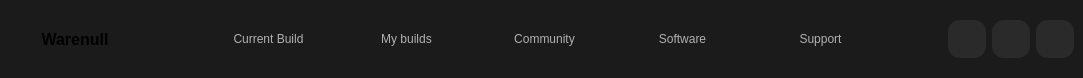
         <widget class="QWidget" name="NavBar" native="true">
          <property name="minimumSize">
           <size>
            <width>0</width>
            <height>70</height>
           </size>
          </property>
          <property name="maximumSize">
           <size>
            <width>16777215</width>
            <height>78</height>
           </size>
          </property>
          <property name="styleSheet">
           <string notr="true">background-color: rgba(27, 27, 27, 1);
border-radius: 21px;</string>
          </property>
          <layout class="QHBoxLayout" name="horizontalLayout_3">
           <property name="spacing">
            <number>9</number>
           </property>
           <property name="leftMargin">
            <number>0</number>
           </property>
           <property name="topMargin">
            <number>0</number>
           </property>
           <property name="rightMargin">
            <number>0</number>
           </property>
           <property name="bottomMargin">
            <number>0</number>
           </property>
           <item>
            <widget class="QLabel" name="label">
             <property name="sizePolicy">
              <sizepolicy hsizetype="Minimum" vsizetype="Preferred">
               <horstretch>0</horstretch>
               <verstretch>0</verstretch>
              </sizepolicy>
             </property>
             <property name="minimumSize">
              <size>
               <width>150</width>
               <height>0</height>
              </size>
             </property>
             <property name="font">
              <font>
               <pointsize>12</pointsize>
               <bold>true</bold>
              </font>
             </property>
             <property name="text">
              <string>Warenull</string>
             </property>
             <property name="alignment">
              <set>Qt::AlignmentFlag::AlignCenter</set>
             </property>
            </widget>
           </item>
           <item>
            <spacer name="horizontalSpacer">
             <property name="orientation">
              <enum>Qt::Orientation::Horizontal</enum>
             </property>
             <property name="sizeHint" stdset="0">
              <size>
               <width>40</width>
               <height>20</height>
              </size>
             </property>
            </spacer>
           </item>
           <item>
            <widget class="QWidget" name="NavButtons" native="true">
             <property name="styleSheet">
              <string notr="true">QPushButton
{
	border-radius: 12px;
	color: rgba(240, 240, 240, 0.7);
}

QPushButton:hover
{
   background-color: rgb(82,82,82);
}
</string>
             </property>
             <layout class="QHBoxLayout" name="horizontalLayout">
              <property name="spacing">
               <number>17</number>
              </property>
              <item>
               <widget class="QPushButton" name="curBuild">
                <property name="sizePolicy">
                 <sizepolicy hsizetype="Minimum" vsizetype="Maximum">
                  <horstretch>0</horstretch>
                  <verstretch>0</verstretch>
                 </sizepolicy>
                </property>
                <property name="minimumSize">
                 <size>
                  <width>121</width>
                  <height>54</height>
                 </size>
                </property>
                <property name="font">
                 <font>
                  <family>Segoe UI</family>
                  <pointsize>9</pointsize>
                  <bold>false</bold>
                 </font>
                </property>
                <property name="styleSheet">
                 <string notr="true">QPushButton:hover
{
   background-color: rgb(82,82,82);
}
 </string>
                </property>
                <property name="text">
                 <string>Current Build</string>
                </property>
                <property name="checkable">
                 <bool>true</bool>
                </property>
                <property name="checked">
                 <bool>true</bool>
                </property>
                <property name="default">
                 <bool>false</bool>
                </property>
                <property name="flat">
                 <bool>true</bool>
                </property>
               </widget>
              </item>
              <item>
               <widget class="QPushButton" name="myBuild">
                <property name="sizePolicy">
                 <sizepolicy hsizetype="Minimum" vsizetype="Maximum">
                  <horstretch>0</horstretch>
                  <verstretch>0</verstretch>
                 </sizepolicy>
                </property>
                <property name="minimumSize">
                 <size>
                  <width>121</width>
                  <height>54</height>
                 </size>
                </property>
                <property name="font">
                 <font>
                  <family>Segoe UI</family>
                  <pointsize>9</pointsize>
                  <bold>false</bold>
                 </font>
                </property>
                <property name="styleSheet">
                 <string notr="true">QPushButton:hover
{
   background-color: rgb(82,82,82);
}
</string>
                </property>
                <property name="text">
                 <string>My builds</string>
                </property>
                <property name="checkable">
                 <bool>true</bool>
                </property>
                <property name="flat">
                 <bool>true</bool>
                </property>
               </widget>
              </item>
              <item>
               <widget class="QPushButton" name="community">
                <property name="sizePolicy">
                 <sizepolicy hsizetype="Minimum" vsizetype="Maximum">
                  <horstretch>0</horstretch>
                  <verstretch>0</verstretch>
                 </sizepolicy>
                </property>
                <property name="minimumSize">
                 <size>
                  <width>121</width>
                  <height>54</height>
                 </size>
                </property>
                <property name="font">
                 <font>
                  <family>Segoe UI</family>
                  <pointsize>9</pointsize>
                  <bold>false</bold>
                 </font>
                </property>
                <property name="styleSheet">
                 <string notr="true">QPushButton:hover
{
   background-color: rgb(82,82,82);
}
</string>
                </property>
                <property name="text">
                 <string>Community</string>
                </property>
                <property name="checkable">
                 <bool>true</bool>
                </property>
                <property name="flat">
                 <bool>true</bool>
                </property>
               </widget>
              </item>
              <item>
               <widget class="QPushButton" name="soft">
                <property name="sizePolicy">
                 <sizepolicy hsizetype="Minimum" vsizetype="Maximum">
                  <horstretch>0</horstretch>
                  <verstretch>0</verstretch>
                 </sizepolicy>
                </property>
                <property name="minimumSize">
                 <size>
                  <width>121</width>
                  <height>54</height>
                 </size>
                </property>
                <property name="font">
                 <font>
                  <family>Segoe UI</family>
                  <pointsize>9</pointsize>
                  <bold>false</bold>
                 </font>
                </property>
                <property name="styleSheet">
                 <string notr="true">QPushButton:hover
{
   background-color: rgb(82,82,82);
}
</string>
                </property>
                <property name="text">
                 <string>Software</string>
                </property>
                <property name="checkable">
                 <bool>true</bool>
                </property>
                <property name="flat">
                 <bool>true</bool>
                </property>
               </widget>
              </item>
              <item>
               <widget class="QPushButton" name="support">
                <property name="sizePolicy">
                 <sizepolicy hsizetype="Minimum" vsizetype="Maximum">
                  <horstretch>0</horstretch>
                  <verstretch>0</verstretch>
                 </sizepolicy>
                </property>
                <property name="minimumSize">
                 <size>
                  <width>121</width>
                  <height>54</height>
                 </size>
                </property>
                <property name="font">
                 <font>
                  <family>Segoe UI</family>
                  <pointsize>9</pointsize>
                  <bold>false</bold>
                 </font>
                </property>
                <property name="styleSheet">
                 <string notr="true">QPushButton:hover
{
   background-color: rgb(82,82,82);
}
</string>
                </property>
                <property name="text">
                 <string>Support</string>
                </property>
                <property name="checkable">
                 <bool>true</bool>
                </property>
                <property name="flat">
                 <bool>true</bool>
                </property>
               </widget>
              </item>
             </layout>
            </widget>
           </item>
           <item>
            <spacer name="horizontalSpacer_2">
             <property name="orientation">
              <enum>Qt::Orientation::Horizontal</enum>
             </property>
             <property name="sizeHint" stdset="0">
              <size>
               <width>40</width>
               <height>20</height>
              </size>
             </property>
            </spacer>
           </item>
           <item>
            <widget class="QWidget" name="NavProfButtons" native="true">
             <property name="styleSheet">
              <string notr="true"/>
             </property>
             <layout class="QHBoxLayout" name="horizontalLayout_4">
              <item>
               <widget class="QPushButton" name="search">
                <property name="minimumSize">
                 <size>
                  <width>38</width>
                  <height>38</height>
                 </size>
                </property>
                <property name="styleSheet">
                 <string notr="true">QPushButton {
	background-color: rgb(42, 42, 42);
	border-radius: 12px;
}

QPushButton:hover {
	background-color: rgb(64, 64, 64);
}</string>
                </property>
                <property name="text">
                 <string/>
                </property>
                <property name="icon">
                 <iconset resource="res.qrc">
                  <normaloff>:/icons/resources/icons/loupe.png</normaloff>:/icons/resources/icons/loupe.png</iconset>
                </property>
               </widget>
              </item>
              <item>
               <widget class="QPushButton" name="bell">
                <property name="minimumSize">
                 <size>
                  <width>38</width>
                  <height>38</height>
                 </size>
                </property>
                <property name="styleSheet">
                 <string notr="true">QPushButton {
	background-color: rgb(42, 42, 42);
	border-radius: 12px;
}

QPushButton:hover {
	background-color: rgb(64, 64, 64);
}</string>
                </property>
                <property name="text">
                 <string/>
                </property>
                <property name="icon">
                 <iconset resource="res.qrc">
                  <normaloff>:/icons/resources/icons/bell.png</normaloff>:/icons/resources/icons/bell.png</iconset>
                </property>
               </widget>
              </item>
              <item>
               <widget class="QPushButton" name="pfp">
                <property name="minimumSize">
                 <size>
                  <width>38</width>
                  <height>38</height>
                 </size>
                </property>
                <property name="styleSheet">
                 <string notr="true">QPushButton {
	background-color: rgb(42, 42, 42);
	border-radius: 12px;
}

QPushButton:hover {
	background-color: rgb(64, 64, 64);
}</string>
                </property>
                <property name="text">
                 <string/>
                </property>
                <property name="icon">
                 <iconset resource="res.qrc">
                  <normaloff>:/icons/resources/icons/ame.png</normaloff>:/icons/resources/icons/ame.png</iconset>
                </property>
               </widget>
              </item>
             </layout>
            </widget>
           </item>
          </layout>
         </widget>
